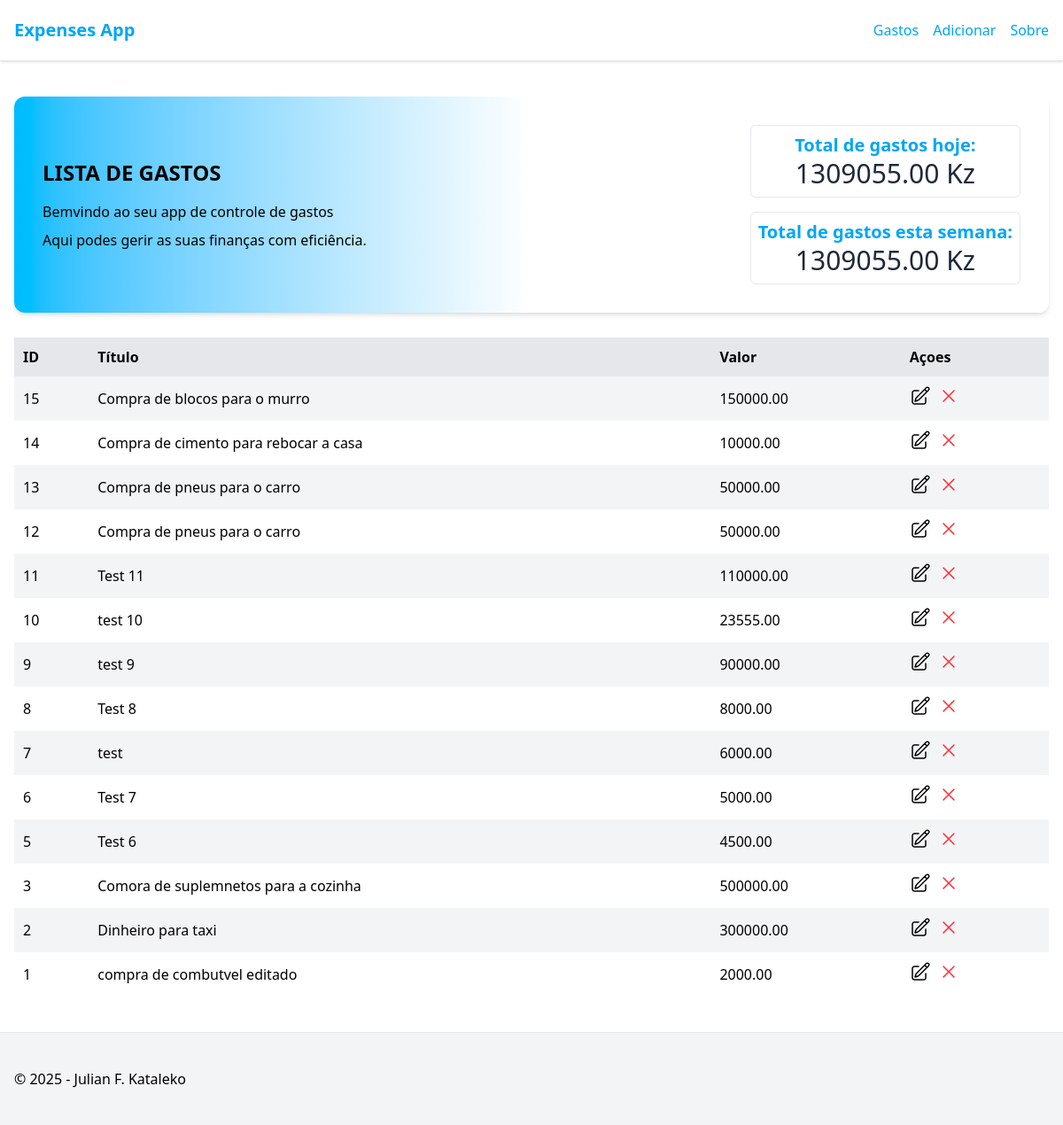
The page / on the database its author committed.
### expense/models.py (models this page shows, shortened)
class Expense(models.Model):
    title = models.CharField(max_length=100)
    amount = models.DecimalField(max_digits=10, decimal_places=2)
    description = models.TextField(blank=True, null=True)
    created_at = models.DateField(auto_now_add=True)
    updated_at = models.DateField(auto_now=True)
    user = models.ForeignKey(User, on_delete=models.CASCADE, null=True, blank=True)

### expense/views.py (the view)
# urls.py: path('', views.index, name='index'),
def index (request):
    expenses = Expense.objects.all().order_by('-id')
    today_total_expenses = Expense.objects.filter(created_at=timezone.now().date()).aggregate(total=Sum('amount'))['total'] or 0
    current_week_total_expenses = Expense.objects.filter(created_at__week=timezone.now().isocalendar()[1]).aggregate(total=Sum('amount'))['total'] or 0
    current_month_total_expenses = Expense.objects.filter(created_at__month=timezone.now().month).aggregate(total=Sum('amount'))['total'] or 0
    stats = {
        'today_total': today_total_expenses,
        'current_week_total': current_week_total_expenses,
        'current_month_total': current_month_total_expenses,
    }
    return render(request, 'expense/index.html', {'expenses': expenses, 'stats': stats})

### expense/templates/expense/index.html (shortened to what this page needs)
{% extends "layout.html" %}
{% block content %}
<div class="bg-gradient-to-r via-white from-sky-400 to-white p-4 md:p-8 rounded-xl shadow-md flex flex-col md:flex-row items-center justify-between space-y-5 md:space-y-0 md:space-x-4">
  <div>
    <h1 class="text-2xl font-bold uppercase">Lista de gastos</h1>
    <p class="mt-4">Bemvindo ao seu app de controle de gastos</p>
    <p class="mt-2">Aqui podes gerir as suas finanças com eficiência.</p>
  </div>
  <div class="flex flex-col items-center space-y-4">
      <div class="w-full text-xl flex flex-col items-center justify-center border border-gray-200 rounded-md p-2">
        <span class="text-sky-500  font-bold">Total de gastos hoje:</span>
        <span class="text-gray-800 text-3xl">{{ stats.today_total|floatformat:2 }} Kz</span>
      </div>
       <div class="text-xl flex flex-col items-center justify-center border border-gray-200 rounded-md p-2">
        <span class="text-sky-500  font-bold">Total de gastos esta semana:</span>
        <span class="text-gray-800 text-3xl">{{ stats.current_week_total|floatformat:2 }} Kz</span>
      </div>
  </div>
</div>
<div class="mt-7 w-full overflow-x-auto">
  <table class="w-full">
    <thead>
      <tr class="bg-gray-200">
        <th>ID</th>
        <th>Título</th>
        <th>Valor</th>
        <th>Açoes</th>
      </tr>
    </thead>
    <tbody>
      {% for expense in expenses %}
      <tr class="odd:bg-gray-100 even:bg-white">
        <td>{{ expense.id }}</td>
        <td>{{ expense.title }}</td>
        <td>{{ expense.amount }}</td>
        <td>
          <div class="space-x-2 flex">
            <a href="{% url 'expenses:edit' expense.id %}">
            </a>
            <form action="{% url 'expenses:destroy' expense.id %}" method="post">
              <button type="submit" onclick="return confirm('Tem certeza?')" class="text-red-500 hover:text-red-700">
                <svg xmlns="http://www.w3.org/2000/svg" fill="none" viewBox="0 0 24 24" stroke-width="1.5" stroke="currentColor" class="size-6">
                  <path stroke-linecap="round" stroke-linejoin="round" d="M6 18 18 6M6 6l12 12" />
                </svg>
              </button>
            </form>
          </div>
        </td>
      </tr>
      {% endfor %}
    </tbody>
  </table>
</div>
{% endblock %}

### templates/layout.html (style rules this page uses)
td, th { padding: 10px; text-align: left; }

### rows shown on the page
Expense: id "15", title "Compra de blocos para o murro", amount "150000.00"
Expense: id "14", title "Compra de cimento para rebocar a casa", amount "10000.00"
Expense: id "13", title "Compra de pneus para o carro", amount "50000.00"
Expense: id "12", title "Compra de pneus para o carro", amount "50000.00"
Expense: id "11", title "Test 11", amount "110000.00"
Expense: id "10", title "test 10", amount "23555.00"
Expense: id "9", title "test 9", amount "90000.00"
Expense: id "8", title "Test 8", amount "8000.00"
Expense: id "7", title "test", amount "6000.00"
Expense: id "6", title "Test 7", amount "5000.00"
Expense: id "5", title "Test 6", amount "4500.00"
Expense: id "3", title "Comora de suplemnetos para a cozinha", amount "500000.00"
Expense: id "2", title "Dinheiro para taxi", amount "300000.00"
Expense: id "1", title "compra de combutvel editado", amount "2000.00"

### other values the page prints
{{ stats.today_total|floatformat:2 }} "1309055.00"
{{ stats.current_week_total|floatformat:2 }} "1309055.00"
